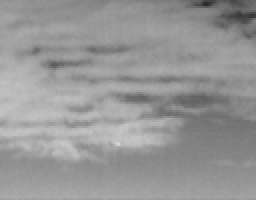
%> input picture TestCode/images/1.bmp, 128 x 100 px, shrunk from 256 x 200 before the run (shown 2 times larger)
$ octave demo.m   (GNU Octave 9; MATLAB toolbox functions it lacks are replaced by stand-ins)
%> lines starting %> are read from the running program, lines starting %| are printed output that depends on the picture
%%%%%%%%%%%%%%%%%%%%%%%%%%%%%%%%%%%%%%%%%%%%%%%%%%%%%%%%%%%%%%%%%%%%%%%%%%%
% This code is an implement of the Self-Regualrized Weighted Sparse (SRWS)
% model.
%%%%%%%%%%%%%%%%%%%%%%%%%%%%%%%%%%%%%%%%%%%%%%%%%%%%%%%%%%%%%%%%%%%%%%%%%%%
% [10 lines of commented-out code are left out]
%%%%%%%%%%%%%%%%%%%%%%%%%%%%%%%%%%%%%%%%%%%%%%%%%%%%%%%%%%%%%%%%%%%%%%%%%%%
% If you have any questions, please contact:
% Author: Tianfang Zhang
% Email: sparkcarleton@gmail.com
% Copyright:  University of Electronic Science and Technology of China
% Date: 2019/7/3
%%%%%%%%%%%%%%%%%%%%%%%%%%%%%%%%%%%%%%%%%%%%%%%%%%%%%%%%%%%%%%%%%%%%%%%%%%%
%* License: Our code is only available for non-commercial research use.

clc;    clear;  close all;

Img = imread('images\1.bmp');
%> Img is the input picture: size 100x128 uint8; min 41, max 213, mean 150.8

if ndims(Img) == 3
    Img = rgb2gray(Img);
end
Img = im2double(Img);
%> Img: size 100x128 double
figure,subplot(121),imshow(Img),title('Original Image');

alg = SRWS;
alg = alg.process(Img);
subplot(122),imshow(alg.result, []),title('result');

figure,
subplot(131),imshow(alg.rstB, []),title('Background');
%> after `imshow(alg.rstB, [])`:
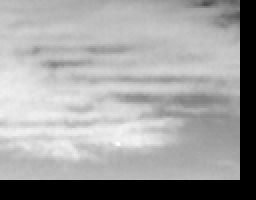
%> displayed picture: size 100x128, on the screen's scale of 0 to 255 (shown 2 times larger); min 0, max 255, mean 159.8
subplot(132),imshow(alg.rstE, []),title('Noise');
%> after `imshow(alg.rstE, [])`:
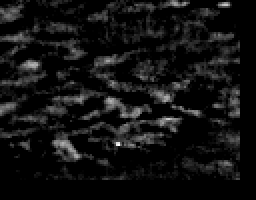
%> displayed picture: size 100x128, on the screen's scale of 0 to 255 (shown 2 times larger); min 0, max 255, mean 17.8
subplot(133),imshow(alg.Z, []),title('Coefficient Matrix');
%> after `imshow(alg.Z, [])`:
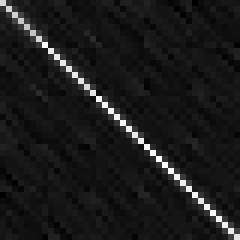
%> displayed picture: size 40x40, on the screen's scale of 0 to 255 (shown 6 times larger); min 0, max 255, mean 26.3

$ run again, with TestCode/images/2.bmp copied over TestCode/images/1.bmp
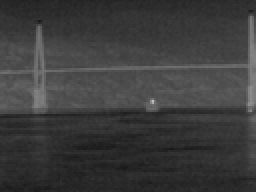
%> input picture TestCode/images/2.bmp, 128 x 96 px, shrunk from 320 x 240 before the run (shown 2 times larger)
%> Img is the input picture: size 96x128 uint8; min 23, max 192, mean 60
%> Img: size 96x128 double
%> `imshow(alg.rstE, [])`:
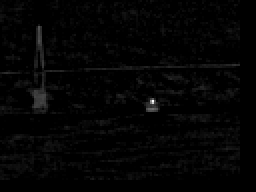
%> displayed picture: size 96x128, on the screen's scale of 0 to 255 (shown 2 times larger); min 0, max 255, mean 4
%> `imshow(alg.Z, [])`:
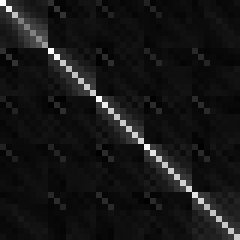
%> displayed picture: size 40x40, on the screen's scale of 0 to 255 (shown 6 times larger); min 0, max 255, mean 22.2

$ run again, with TestCode/images/3.bmp copied over TestCode/images/1.bmp
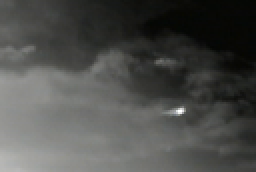
%> input picture TestCode/images/3.bmp, 128 x 86 px, shrunk from 256 x 172 before the run (shown 2 times larger)
%> Img is the input picture: size 86x128x3 uint8; mean R, G, B 77.1, 77.9, 75.3
%> `imshow(alg.rstE, [])`:
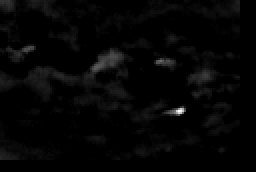
%> displayed picture: size 86x128, on the screen's scale of 0 to 255 (shown 2 times larger); min 0, max 255, mean 5.2
%> `imshow(alg.Z, [])`:
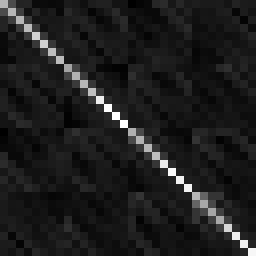
%> displayed picture: size 32x32, on the screen's scale of 0 to 255 (shown 8 times larger); min 0, max 255, mean 29.6
